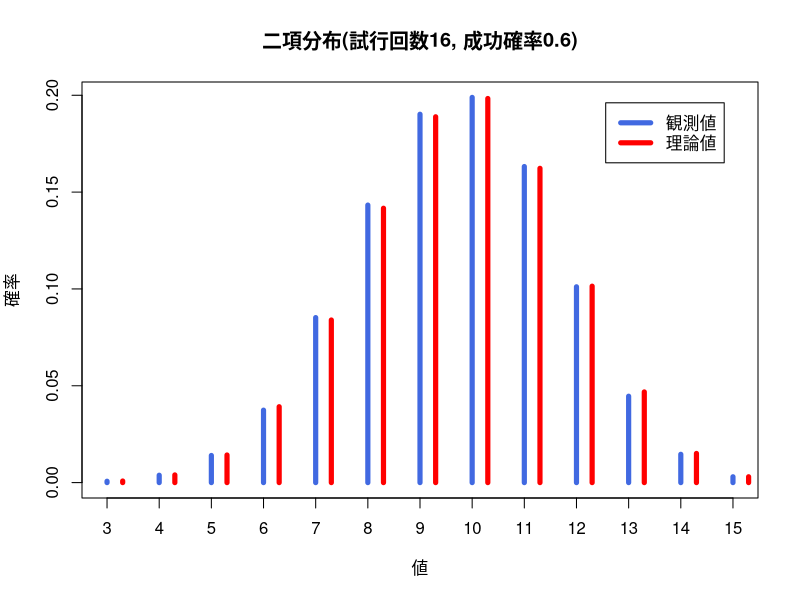
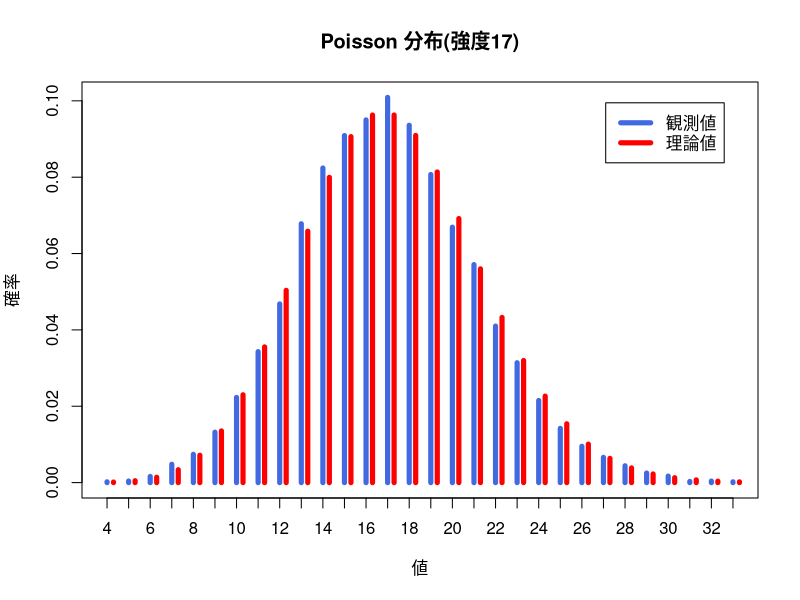
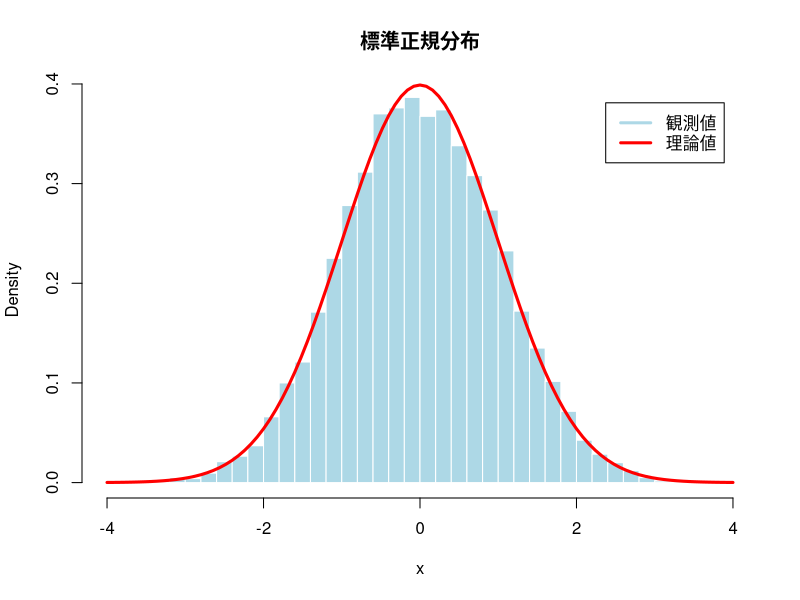
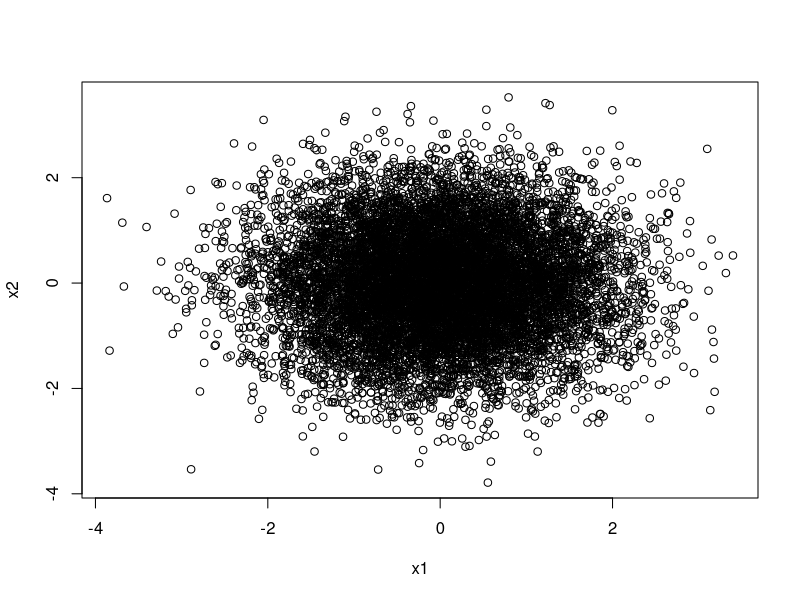
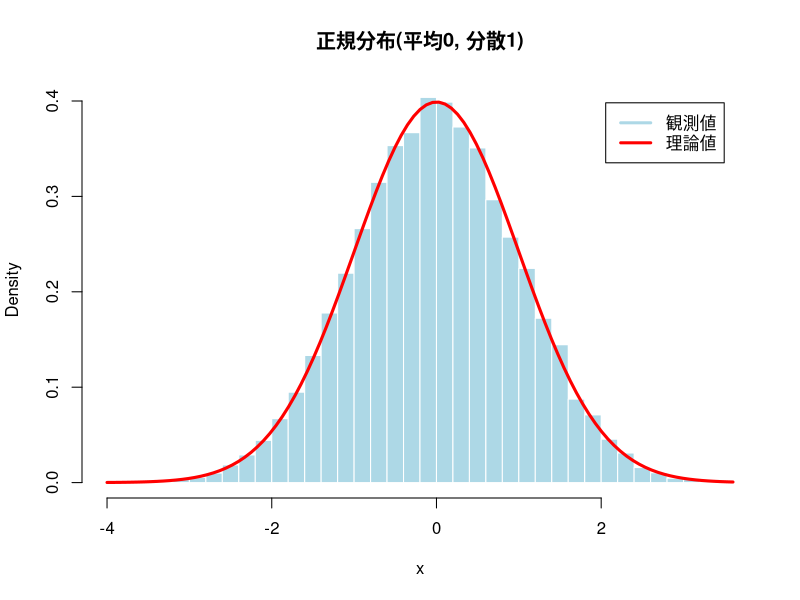
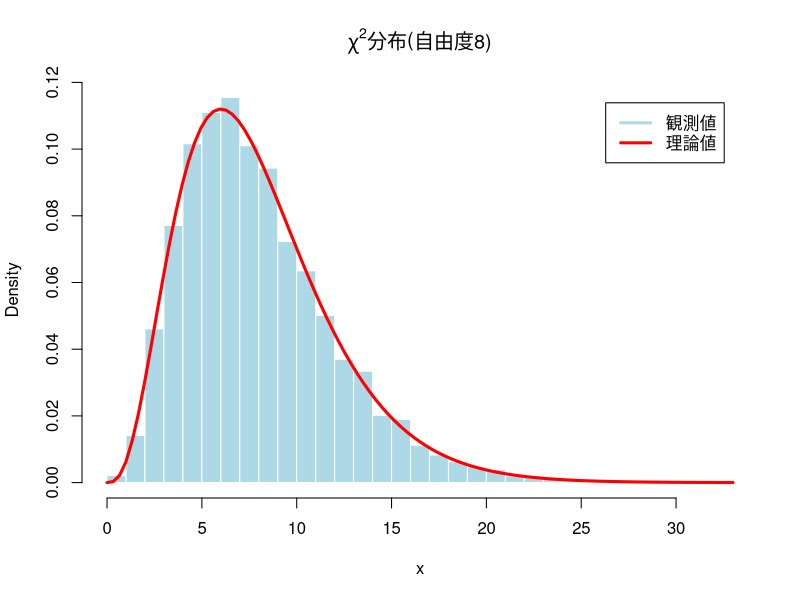
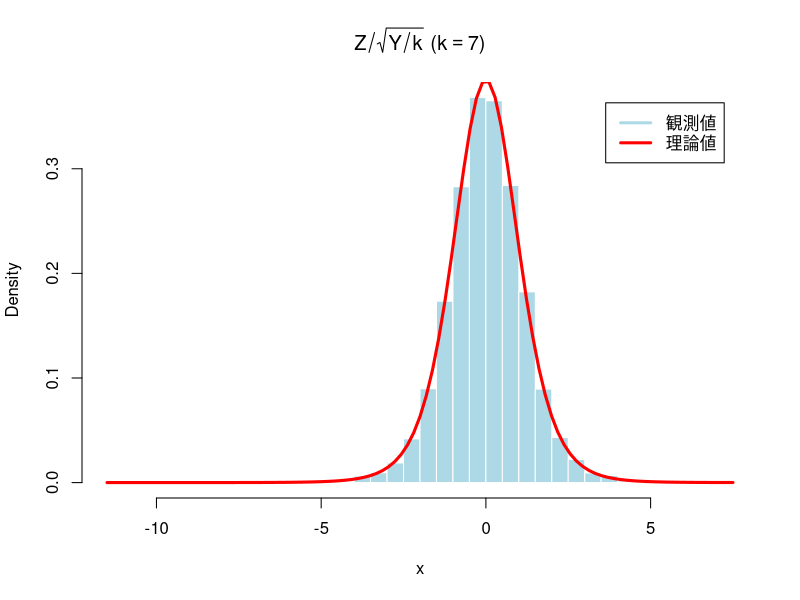
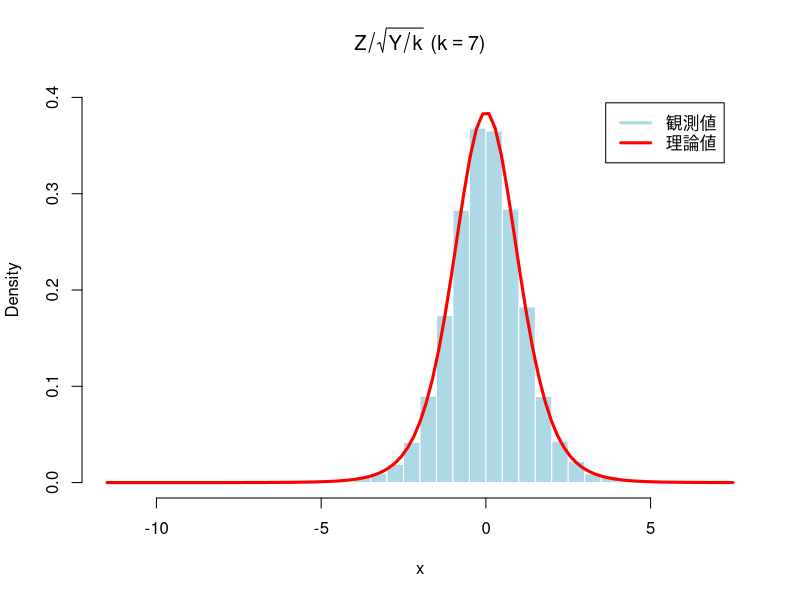

The R source for these figures, in order:
### 第8講 練習問題解答例

### 離散一様分布で用いた例

a <- 1:6 # サンプリング対象の集合をベクトルとして定義
sample(a, size=20, replace=TRUE) # 離散一様分布(20個)

### 二項分布で用いた例

rbinom(10, size=1, prob=0.2) # Bernoulli分布(10個)
rbinom(20, size=5, prob=0.6) # 二項分布(20個)

### 練習問題 二項分布
mc <- 10000 # 実験回数を指定
n <- 16 
p <- 0.6
my_random <- function(){ # Bernolli分布をm個生成して合計
  sum(rbinom(n, size=1, prob=p))}
my_data <- replicate(mc, my_random())
my_table <- table(my_data)/mc # 出現確率ごとの表(度数分布表)を作成
if(Sys.info()["sysname"]=="Darwin"){par(family="HiraginoSans-W4")}
plot(my_table, type="h", lwd=5, col="royalblue",
     xlab="値", ylab="確率",
     main=paste0("二項分布(試行回数", n, ", 成功確率", p, ")"))
my_range <- min(my_data):max(my_data) # 範囲を取得
lines(my_range + 0.3, dbinom(my_range, size=n, prob=p),
      type="h", col="red", lwd=5) # 理論上の出現確率
legend("topright", inset=0.05, legend=c("観測値", "理論値"), 
       col=c("royalblue", "red"), lwd=5) # 凡例を作成

### Poisson 分布で用いた例

rpois(15, lambda=1) # 強度1の Poisson 分布(15個)
rpois(15, lambda=10) # 強度10の Poisson 分布(15個)

### 練習問題 Poisson 分布
mc <- 10000 
lambda1 <- 5
lambda2 <- 12
my_random <- function(){ # 2つの Poisson 分布の和
  rpois(1, lambda=lambda1)+rpois(1, lambda=lambda2)}
my_data <- replicate(mc, my_random())
my_table <- table(my_data)/mc 
if(Sys.info()["sysname"]=="Darwin"){par(family="HiraginoSans-W4")}
plot(my_table, type="h", lwd=5, col="royalblue",
     xlab="値", ylab="確率",
     main=paste0("Poisson 分布(強度", lambda1+lambda2, ")"))
my_range <- min(my_data):max(my_data) 
lines(my_range + 0.3,
      dpois(my_range, lambda=lambda1+lambda2), 
      type="h", col="red", lwd=5) # 理論上の出現確率
legend("topright", inset=0.05, legend=c("観測値", "理論値"), 
       col=c("royalblue", "red"), lwd=5)

### 幾何分布で用いた例

rgeom(15, prob=0.1) # 成功確率0.1の幾何分布(15個)

### 一様分布で用いた例

runif(8) # 区間(0,1)上の一様乱数(8個)
runif(8,min=-1,max=1) # 区間(-1,1)上の一様乱数(8個)

### 正規分布で用いた例

rnorm(8) # 標準正規乱数(8個)
rnorm(8,mean=1,sd=2) # 平均1分散4=2^2の正規乱数

### 練習問題 正規分布
mc <- 10000 # 実験回数を指定
my_random <- function(){ # 一方の分布を確認する
  u1 <- runif(1)
  u2 <- runif(1)
  return(sqrt(-2*log(u1))*cos(2*pi*u2))}
my_data <- replicate(mc, my_random()) # Monte-Carlo実験
if(Sys.info()["sysname"]=="Darwin"){par(family="HiraginoSans-W4")}
hist(my_data, freq=FALSE, breaks=40,
     col="lightblue", border="white", 
     xlab="x", main=paste0("標準正規分布")) # ヒストグラム(密度表示)
curve(dnorm(x, mean=0, sd=1), add=TRUE, 
      col="red", lwd=3) # 理論上の確率密度関数
legend("topright", inset=0.05, legend=c("観測値", "理論値"), 
       col=c("lightblue", "red"), lwd=3) # 凡例を作成
## Box-Muller法で作られる2つの確率変数の関係を調べる
boxmuller <- function(){
  u1 <- runif(1)
  u2 <- runif(1)
  x1 <- sqrt(-2*log(u1))*cos(2*pi*u2)
  x2 <- sqrt(-2*log(u1))*sin(2*pi*u2)
  return(c(x1,x2))
}
x <- replicate(mc, boxmuller()) # 2行xmc列の行列が得られる
if(Sys.info()["sysname"]=="Darwin"){par(family="HiraginoSans-W4")}
plot(x[1,],x[2,],xlab="x1",ylab="x2") # 散布図を描く
## 以下では同じ分布なのでx1,x2はまとめて計算
mu <- round(mean(x),2)
sigma <- round(sd(x),2)
hist(x, freq=FALSE, breaks=40, col="lightblue", border="white",
     main=paste0("正規分布(平均", mu, ", 分散", sigma^2, ")")) # ヒストグラム(密度表示)
curve(dnorm(x, mean=mu, sd=sigma), add=TRUE, 
      col="red", lwd=3) # 理論上の確率密度関数
legend("topright", inset=0.05, legend=c("観測値", "理論値"), 
       col=c("lightblue", "red"), lwd=3) # 凡例を作成

### ガンマ分布で用いた例

rgamma(8, shape=3, rate=1) # ガンマ分布(8個)
rgamma(8, shape=1, rate=3) # 異なるパラメタのガンマ分布(8個)

rexp(8) # レート1の指数分布(8個)
rexp(8, rate=0.5) # レート0.5の指数分布(8個)

rchisq(8, df=1) # 自由度1のカイ二乗分布(8個)
rchisq(8, df=4) # 自由度4のカイ二乗分布(8個)

### 練習問題 カイ二乗分布
mc <- 10000 # 実験回数を指定
k <- 8 # 自由度を設定
my_random <- function(){ 
  sum(rnorm(k)^2)} # k個の標準正規乱数の二乗和
my_data <- replicate(mc, my_random()) # Monte-Carlo実験
if(Sys.info()["sysname"]=="Darwin"){par(family="HiraginoSans-W4")}
hist(my_data, freq=FALSE, breaks=25,
     col="lightblue", border="white", 
     xlab="x", main=bquote(paste(chi^2,"分布(自由度",.(k),")"))) 
curve(dchisq(x, k), # 理論曲線(確率密度)
      add=TRUE, col="red", lwd=3) 
legend("topright", inset=0.05, legend=c("観測値", "理論値"), 
       col=c("lightblue", "red"), lwd=3)

### t-分布で用いた例

rt(8, df=1) # 自由度1のt分布(8個)
rt(8, df=4) # 自由度4のt分布(8個)

### 練習問題 t分布
mc <- 10000 # 実験回数を指定
k <- 7
my_random <- function(){ 
  y <- rchisq(1, df=k) # 自由度kのカイ2乗分布
  ## y <- sum(rnorm(k)^2) # 正規乱数を用いてもよい
  z <- rnorm(1) # 標準正規乱数
  return(z/sqrt(y/k))}
my_data <- replicate(mc, my_random()) # Monte-Carlo実験
if(Sys.info()["sysname"]=="Darwin"){par(family="HiraginoSans-W4")}
hist(my_data, freq=FALSE, breaks=40,
     col="lightblue", border="white",  
     xlab="x", main=bquote(paste(Z/sqrt(Y/k)," (",k==.(k),")")))
curve(dt(x, df=k), # 確率密度関数(理論)
      add=TRUE, col="red", lwd=3) 
legend("topright", inset=0.05, legend=c("観測値", "理論値"), 
       col=c("lightblue", "red"), lwd=3)
## グラフの上下が切れてしまう場合は ylim で表示を調整することができる
hist(my_data, freq=FALSE, breaks=40,
     col="lightblue", border="white",
     ylim=c(0,0.4), # 自動調整ではなく0.4まで表示する
     xlab="x", main=bquote(paste(Z/sqrt(Y/k)," (",k==.(k),")")))
curve(dt(x, df=k), # 確率密度関数(理論)
      add=TRUE, col="red", lwd=3) 
legend("topright", inset=0.05, legend=c("観測値", "理論値"), 
       col=c("lightblue", "red"), lwd=3)

### F-分布で用いた例

rf(10, df1=4, df2=7) # 自由度4,7のF分布(10個)
rf(10, df1=7, df2=12) # 自由度7,12のF分布(10個)

### 練習問題 F分布
mc <- 10000 # 実験回数を指定
k1 <- 20
k2 <- 10
my_random <- function(){ 
  y1 <- rchisq(1, df=k1) # 自由度20のカイ二乗分布
  y2 <- rchisq(1, df=k2) # 自由度10のカイ二乗分布
  ## y1 <- sum(rnorm(k1)^2) # 正規乱数を用いてもよい
  ## y2 <- sum(rnorm(k2)^2) 
  return((y1/k1)/(y2/k2))}
my_data <- replicate(mc, my_random()) # Monte-Carlo実験
if(Sys.info()["sysname"]=="Darwin"){par(family="HiraginoSans-W4")}
hist(my_data, freq=FALSE, breaks=40,
     col="lightblue", border="white",
     xlab="x",
     main=bquote(paste(frac(Y[1]/k[1],Y[2]/k[2]),
                       " (",k[1]==.(k1),
                       ", ",k[2]==.(k2),")"))) 
curve(df(x, df1=k1, df2=k2), # 確率密度関数(理論)
      add=TRUE, col="red", lwd=3) 
legend("topright", inset=0.05, legend=c("観測値", "理論値"), 
       col=c("lightblue", "red"), lwd=3) 
## グラフの一部に着目したい場合は xlim/ylim で表示を調整することができる
hist(my_data, freq=FALSE, 
     col="lightblue", border="white",
     breaks=80, # ビンの数を多めに指定する
     xlim=c(0,6), ylim=c(0,0.8), # 表示領域を指定する
     xlab="x",
     main=bquote(paste(frac(Y[1]/k[1],Y[2]/k[2]),
                       " (",k[1]==.(k1),
                       ", ",k[2]==.(k2),")"))) 
curve(df(x, df1=k1, df2=k2), # 確率密度関数(理論)
      add=TRUE, col="red", lwd=3) 
legend("topright", inset=0.05, legend=c("観測値", "理論値"), 
       col=c("lightblue", "red"), lwd=3)
